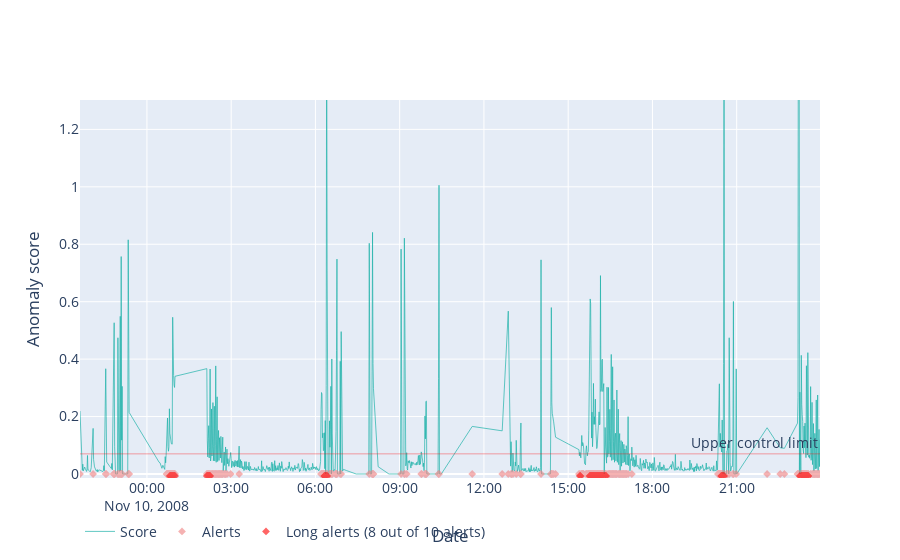

This figure's notebook cell:
### Code cell
# USE_WORDS_TFIDF = False
# USE_LOGS_TFIDF = True
visual_mean_dist_to_nbrs(log_analysis.mean_distances, treshold_score=treshold_score*0.21, window_width=10, min_condition=8, return_fig=False)
